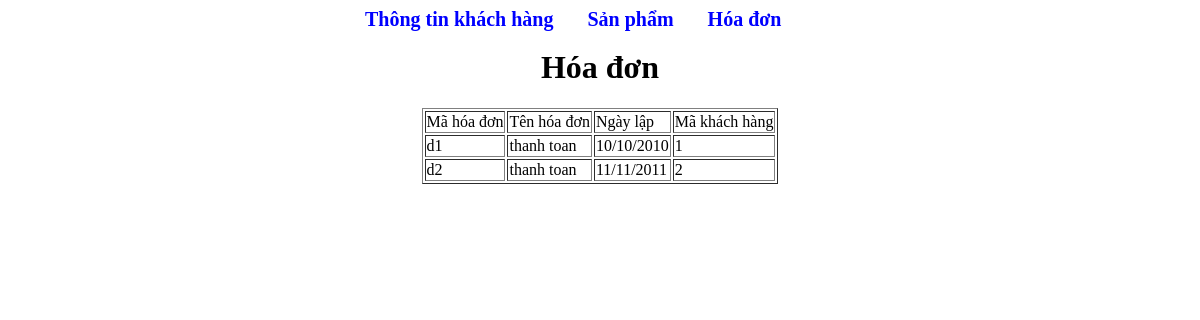
Page /hoa_don.php on the committed database.
### tables this page shows
CREATE TABLE `hoa_don` (
  `id_hd` varchar(20) NOT NULL,
  `ten_hd` varchar(20) NOT NULL,
  `date_lap` varchar(20) NOT NULL,
  `khach_hang_id_kh` varchar(20) NOT NULL
);

### hoa_don.php (the view, shortened to what this page needs)
<!DOCTYPE html>
<html>
    <head>
    </head>
    <body>
        <div id="menu">
            <a href ="index.php">Thông tin khách hàng</a>
            <a href ="san_pham.php">Sản phẩm</a>
            <a href ="hoa_don.php">Hóa đơn</a>
        </div>
        <div id="content">
            <h1 align="center">Hóa đơn</h1>
            <table border="1" align="center">
        <tr>
            <td>Mã hóa đơn</td>
            <td>Tên hóa đơn</td>
            <td>Ngày lập</td>
            <td>Mã khách hàng</td>
        </tr>
        <?php
            $sql = 'SELECT *from hoa_don ';
            $result = mysql_query($sql);
                while($data = mysql_fetch_assoc($result)){
                 $id_kh = $data['id_hd'];
                 $ten_kh = $data['ten_hd'];
                 $dia_chi = $data['date_lap'];
                 $mail = $data['khach_hang_id_kh'];
                 echo"<tr>
                  <td>$id_kh</td>
                  <td>$ten_kh</td>
                 <td>$dia_chi</td>
                 <td>$mail</td>
                      </tr>";
                }
        ?>
            </table>
        </div>
        <br>
        <br>
    </body>
</html>

### hoa_don.php (style rules this page uses)
#menu { margin-left: auto; margin-right:auto; width: 500px; height: 20px; }
#menu a { text-decoration: none; font-size: 20px; color: blue; font-weight: bold; padding: 15px; }

### rows in the picture
hoa_don: id_hd "d1", ten_hd "thanh toan", date_lap "10/10/2010", khach_hang_id_kh "1"
hoa_don: id_hd "d2", ten_hd "thanh toan", date_lap "11/11/2011", khach_hang_id_kh "2"
